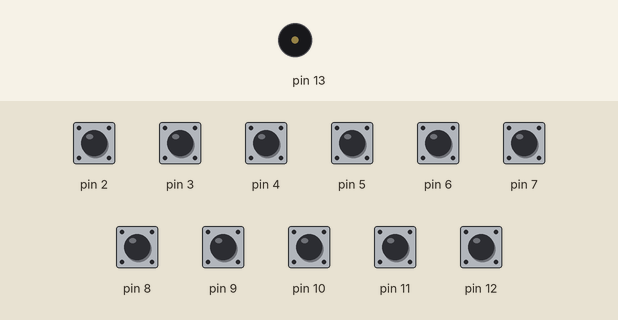
Recording of a sketch running on a simulated Arduino Uno, built with avr-gcc and run on an emulated ATmega328P. Parts: buzzer (waves = sounding). The test bench sets the inputs (shaded band); at power-on: pin 2–12 HIGH.

Above: at 1.2 s.
1.3 s: pin 2 pulled LOW for 0.15 s
At 1.4 s:
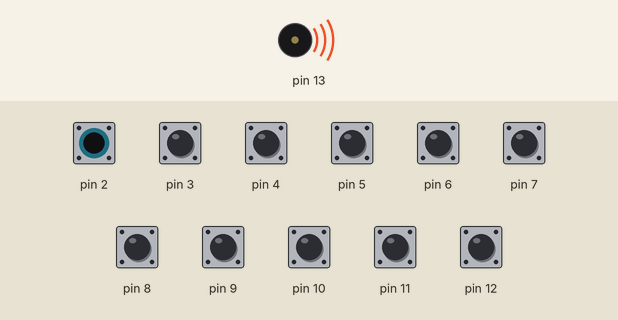
Timing chart, 0 to 4.3 s (numbered marks = the images above; inputs shaded):
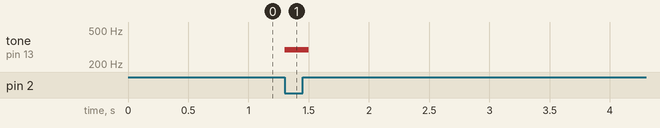

The sketch:

ElectroOrgan.ino
```cpp
#define C4 261
#define C4s 277
#define D4 293
#define D4s 311
#define E4 329
#define F4 349
#define F4s 369
#define G4 391
#define G4s 415
#define A4 440
#define A4s 466
#define B4 493
#define C5 523

void setup() {
  // put your setup code here, to run once:
  for(int i=0; i<13; i++) pinMode(i, INPUT_PULLUP);
  pinMode(13, OUTPUT);
  Serial.begin(9600);
}

void loop() {
  // put your main code here, to run repeatedly:
  if(digitalRead(0) == LOW){  tone(13, C4, 100);}
  if(digitalRead(1) == LOW){  tone(13, C4s, 100);}
  if(digitalRead(2) == LOW){  tone(13, D4, 100);}
  if(digitalRead(3) == LOW){  tone(13, D4s, 100);}
  if(digitalRead(4) == LOW){  tone(13, E4, 100);}
  if(digitalRead(5) == LOW){  tone(13, F4, 100);}
  if(digitalRead(6) == LOW){  tone(13, F4s, 100);}
  if(digitalRead(7) == LOW){  tone(13, G4, 100);}
  if(digitalRead(8) == LOW){  tone(13, G4s, 100);}
  if(digitalRead(9) == LOW){  tone(13, A4, 100);}
  if(digitalRead(10) == LOW){ tone(13, A4s, 100);}
  if(digitalRead(11) == LOW){ tone(13, B4, 100);}
  if(digitalRead(12) == LOW){ tone(13, C5, 100);}
}
```

Measured:
- after the input at 1.3 s, tone on pin 13: silent → 293 Hz at once, → silent 0.20 s later
